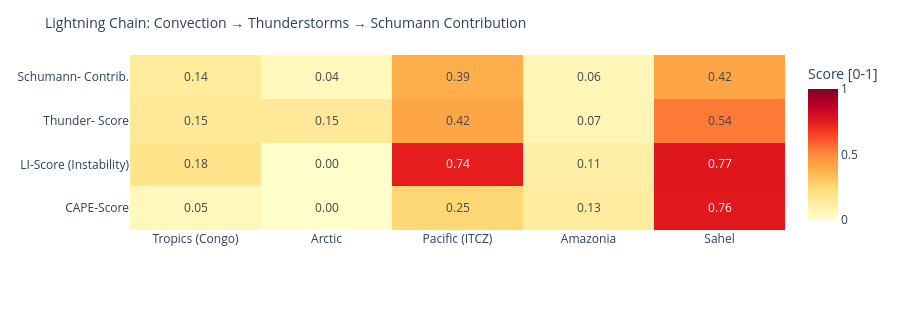

Here is the notebook cell this chart was saved with:
### Code cell
# ============================================================
# LIGHTNING CHAIN: Convection → Thunderstorms → Schumann
# Shows the causal chain per measurement point as heatmap
# ============================================================

def cape_score(v):
    """CAPE → normalized score [0,1]"""
    if v is None or pd.isna(v): return 0.0
    return min(1.0, float(v) / 3000)

def li_score(v):
    """Lifted Index: negative = unstable → score [0,1]"""
    if v is None or pd.isna(v): return 0.3
    return min(1.0, max(0.0, (-float(v) + 6) / 12))

def cloud_score(v):
    if v is None or pd.isna(v): return 0.3
    return float(v) / 100

def thunder_score(row):
    """Kombinierter Gewitterwahrscheinlichkeits-Score
    CAPE + LI + Bedeckung + WMO-Gewitter + konvektiver Niederschlag (showers)
    Hinweis: X-Ray und Kp sind kein Bestandteil – nur geomagn./solarer Kontext.
    """
    cs = cape_score(row.get('cape'))
    ls = li_score(row.get('li'))
    cl = cloud_score(row.get('cloud'))
    t  = 1.0 if row.get('thunderstorm') else 0.0
    # Convective precipitation (showers) as additional indicator
    sh = min(1.0, (row.get('showers') or 0) / 5.0)
    return round(cs * 0.30 + ls * 0.25 + cl * 0.15 + t * 0.20 + sh * 0.10, 3)

def schumann_contribution(t_score, lat):
    """Schumann contribution: higher in tropics (±30°), scaled by thunderstorm score"""
    lat_weight = max(0.3, 1.0 - abs(lat) / 60)
    return round(t_score * lat_weight, 3)

df_atm['cape_score']   = df_atm.apply(lambda r: cape_score(r['cape']), axis=1)
df_atm['li_score']     = df_atm.apply(lambda r: li_score(r['li']),    axis=1)
df_atm['thunder_score']= df_atm.apply(lambda r: thunder_score(r.to_dict()), axis=1)
df_atm['schumann_contribution'] = df_atm.apply(
    lambda r: schumann_contribution(r['thunder_score'], r['lat']), axis=1)

metrics = ['cape_score', 'li_score', 'thunder_score', 'schumann_contribution']
labels  = ['CAPE-Score', 'LI-Score\n(Instability)', 'Thunder-\nScore', 'Schumann-\nContrib.']
z_data  = [df_atm[m].tolist() for m in metrics]

fig = go.Figure(go.Heatmap(
    z=z_data,
    x=df_atm['point'].tolist(),
    y=labels,
    colorscale='YlOrRd',
    zmin=0, zmax=1,
    text=[[f'{v:.2f}' for v in row] for row in z_data],
    texttemplate='%{text}', textfont=dict(size=12),
    colorbar=dict(title='Score [0-1]')
))
fig.update_layout(
    title=dict(text='Lightning Chain: Convection → Thunderstorms → Schumann Contribution', font=dict(size=14)),
    height=310,
    plot_bgcolor='rgba(0,0,0,0)', paper_bgcolor='rgba(0,0,0,0)',
    margin=dict(l=130, r=80, t=55, b=80)
)
fig.show()

### Figure 1 — Plotly figure (JSON) as saved in the notebook; plotly's stock layout.template omitted (floating-point values rounded to 4 significant figures)
{"data": [{"colorbar": {"title": {"text": "Score [0-1]"}}, "colorscale": [[0.0, "rgb(255,255,204)"], [0.125, "rgb(255,237,160)"], [0.25, "rgb(254,217,118)"], [0.375, "rgb(254,178,76)"], [0.5, "rgb(253,141,60)"], [0.625, "rgb(252,78,42)"], [0.75, "rgb(227,26,28)"], [0.875, "rgb(189,0,38)"], [1.0, "rgb(128,0,38)"]], "text": [["0.05", "0.00", "0.25", "0.13", "0.76"], ["0.18", "0.00", "0.74", "0.11", "0.77"], ["0.15", "0.15", "0.42", "0.07", "0.54"], ["0.14", "0.04", "0.39", "0.06", "0.42"]], "textfont": {"size": 12}, "texttemplate": "%{text}", "type": "heatmap", "x": ["Tropics (Congo)", "Arctic", "Pacific (ITCZ)", "Amazonia", "Sahel"], "y": ["CAPE-Score", "LI-Score\n(Instability)", "Thunder-\nScore", "Schumann-\nContrib."], "z": [[0.04667, 0.0, 0.2533, 0.13, 0.7567], [0.1833, 0.0, 0.7417, 0.1083, 0.7667], [0.147, 0.15, 0.42, 0.066, 0.536], [0.137, 0.045, 0.385, 0.06, 0.42]], "zmax": 1, "zmin": 0}], "layout": {"height": 310, "margin": {"b": 80, "l": 130, "r": 80, "t": 55}, "paper_bgcolor": "rgba(0,0,0,0)", "plot_bgcolor": "rgba(0,0,0,0)", "title": {"font": {"size": 14}, "text": "Lightning Chain: Convection → Thunderstorms → Schumann Contribution"}}}
